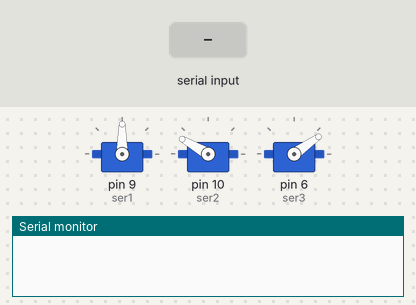
This sketch was run on a simulated Arduino Uno, built with avr-gcc and run on an emulated ATmega328P. Shown: 3 × servo, the last lines printed to the serial monitor. The test bench sets the inputs (shaded band).

Above: at 1.2 s.
1.3 s: byte 90 received over Serial
At 3.0 s:
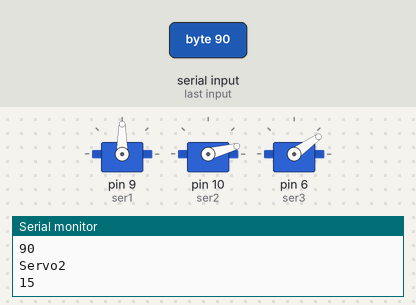
3.4 s: byte 30 received over Serial
At 4.5 s:
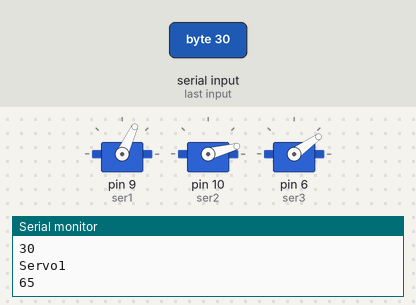
5.0 s: byte 120 received over Serial
At 6.0 s:
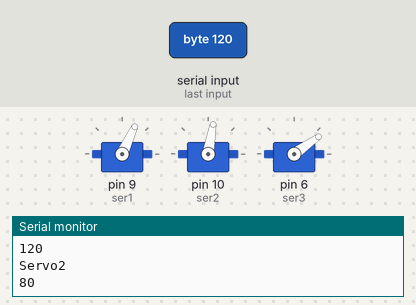
Timing chart, 0 to 8.0 s (numbered marks = the images above; inputs shaded):
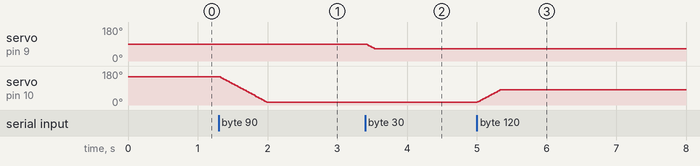

The sketch:

HC05_MIT_APP_Multiple_Servo.ino
```cpp
/*-----Multiple Servo Control With MIT App Inventor------*/
/*---Source Code by Dejan, www.HowToMechatronics.com ----*/
/*---------Modified & Adapted by Habib.m @Hab_mz---------*/
/*-------------------------V1.1--------------------------*/

#include <Servo.h>
Servo ser1;
Servo ser2;
Servo ser3;
int ser1PPos = 90;
int ser2PPos = 150;
int ser3PPos = 35;
int val;
int MaxDeg = 180;
int spd = 5;
void setup() {
  Serial.begin(9600);
  ser1.attach(9);
  ser2.attach(10);
  ser3.attach(6);
  ser1.write(ser1PPos);
  ser2.write(ser2PPos);
  ser3.write(ser3PPos);
}

void loop() {
  if(Serial.available()>0){
    val = Serial.read();
    Serial.println(" ");
    Serial.println(val);
/*-----------------------Servo1---------------------------*/
   if (val >= 0 && val <83){
       int ser1pos = val;
       ser1pos = map(ser1pos, 0, 82, 0, MaxDeg);
       Serial.println("Servo1");
       Serial.println(ser1pos);
       if(ser1PPos > ser1pos) {
          for( int j = ser1PPos; j >= ser1pos; j--){
               ser1.write(j);
               delay(spd);}}
       if(ser1PPos < ser1pos) {
          for( int j = ser1PPos; j <= ser1pos; j++){
              ser1.write(j);
              delay(spd);}}
       ser1PPos = ser1pos;
   }
/*-----------------------Servo2---------------------------*/
   if (val >= 82 && val <167){
       int ser2pos = val;
       ser2pos = map(ser2pos, 83, 166, 0, MaxDeg);
       Serial.println("Servo2");
       Serial.println(ser2pos);
       if (ser2PPos > ser2pos) {
          for ( int j = ser2PPos; j >= ser2pos; j--){
               ser2.write(j);
               delay(spd);}
       }
       if (ser2PPos < ser2pos) {
          for ( int j = ser2PPos; j <= ser2pos; j++){
              ser2.write(j);
              delay(spd);}
      }
      ser2PPos = ser2pos;
   }
/*-----------------------Servo3---------------------------*/
   if (val >= 166 && val <249){
       int ser3pos = val;
       ser3pos = map(ser3pos, 83, 166, 0, MaxDeg);
       Serial.println("Servo3");
       Serial.println(ser3pos);
       if (ser3PPos > ser3pos) {
          for ( int j = ser3PPos; j >= ser3pos; j--){
               ser3.write(j);
               delay(spd);}
       }
       if (ser3PPos < ser3pos) {
          for ( int j = ser3PPos; j <= ser3pos; j++){
              ser3.write(j);
              delay(spd);}
      }
      ser3PPos = ser3pos;
   }}}

/*------------------@Hab_mz--------------------*/
/*-------------------V1.0----------------------
#include <Servo.h>

Servo ser;
Servo ser2;
Servo ser3;

void setup() {
  Serial.begin(9600);
  ser.attach(9);
  ser2.attach(10);
  ser3.attach(6);
}

void loop() {
  if(Serial.available()>0){
    val = Serial.read();
    Serial.println(" ");
    Serial.println(val);

   if (val >= 0 && val <83){
       int led1pos = val;
       led1pos = map(led1pos, 0, 82, 0, 180);
       Serial.println("led1");
       Serial.println(led1pos);
       ser.write(led1pos);delay(15);}

   if (val >= 82 && val <167){
       int led2pos = val;
       led2pos = map(led2pos, 83, 166, 0, 180);
       Serial.println("led2");
       Serial.println(led2pos);
       ser2.write(led2pos);delay(15);}

   if (val >= 166 && val <249){
       int led3pos = val;
       led3pos = map(led3pos, 167, 248, 0, 180);
       Serial.println("led3");
       Serial.println(led3pos);
       ser3.write(led3pos);delay(15);}
  }}*/
/*------------------@Hab_mz--------------------*/
```

Measured:
- after the input at 1.3 s, servo on pin 10 (ser2): moves from 150° to 15° over 0.68 s, starting at once
- after the input at 3.4 s, servo on pin 9 (ser1): 90° → 65° at once
- after the input at 5.0 s, servo on pin 10 (ser2): moves from 15° to 80° over 0.32 s, starting at once
